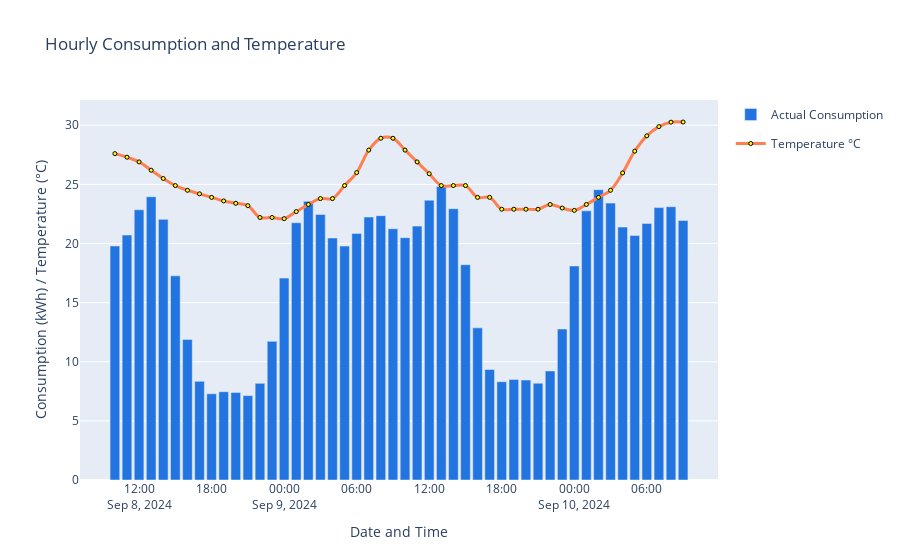

The notebook cell saved with this chart:
### Code cell
import plotly.graph_objects as go

fig_hourly = go.Figure()

# Add the bar trace
fig_hourly.add_trace(
    go.Bar(
        x=historical_data["ds"],
        y=historical_data["y"],
        hovertemplate='<span style="text-align:left;font-family:Mulish;"></span><br><b>Date: </b>%{x|%d %b %Y}, %{x|%I %p}<br><b>Consumption </b>: %{y:.2f} kWh <br><b>Cost</b>: %{customdata:.2f}',
        customdata=historical_data["y"]*cost_per_kw,
        name="Actual Consumption",
        marker=dict(color="#2275e0"),
    )
)

# Add the scatter trace
fig_hourly.add_trace(
    go.Scatter(
        x=before_current_time["ds"],
        y=before_current_time["y"],
        mode="lines+markers",
        name="Temperature °C",
        showlegend=True,
        legendgroup="CA",
        line=dict(color="#FF7F50", width=3, dash="solid", shape="spline"),
        marker=dict(color="#FFFF00", size=4, line=dict(color="black", width=1)),
        connectgaps=True,
        text=[f"{y:.2f}" for y in before_current_time["y"]],
        hovertemplate="Temp: %{text}°C<extra></extra>"
    )
)

# Update layout for better visualization
fig_hourly.update_layout(
    title="Hourly Consumption and Temperature",
    xaxis_title="Date and Time",
    yaxis_title="Consumption (kWh) / Temperature (°C)",
    hovermode="x unified"
)


fig_hourly.show()
